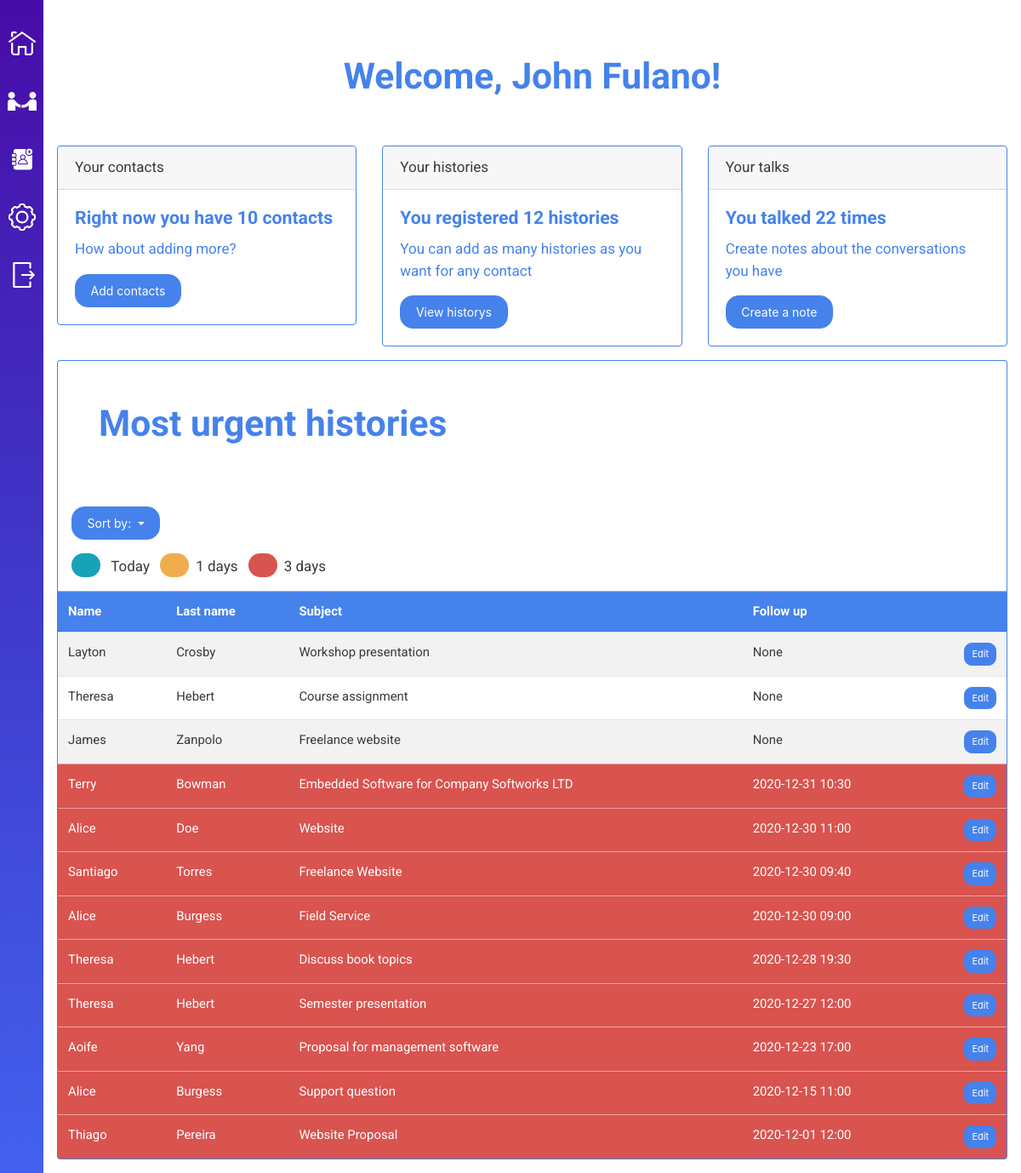
Page /dashboard?sortby=notUrgent (signed in) on the committed database.
### tables this page shows
CREATE TABLE historys (
	'history_id' INTEGER PRIMARY KEY AUTOINCREMENT NOT NULL,
	'subject' TEXT NOT NULL,
	'followup_datetime' TEXT,
	'user_id' INTEGER NOT NULL,
	'contact_id' INTEGER NOT NULL,
	FOREIGN KEY(user_id) REFERENCES users(user_id),
	FOREIGN KEY(contact_id) REFERENCES contacts(contact_id)
);

CREATE TABLE contacts (
	'contact_id' INTEGER PRIMARY KEY AUTOINCREMENT NOT NULL,
	'name' TEXT NOT NULL,
	'lastname' TEXT,
	'phone' INTEGER,
	'user_id' INTEGER NOT NULL,
	FOREIGN KEY(user_id) REFERENCES users(user_id)
);

### application.py (the view)
@app.route("/dashboard")
@login_required
def dashboard():
    contactCount = db.session.query(db.func.count(Contacts.contact_id)).filter_by(user_id = session["user_id"])
    for i in contactCount:
        if not i[0]:
            return render_template("maindash.html")
        else:
            contactCount = i[0]
    urgent = db.session.query(Historys.history_id, Historys.contact_id, Contacts.name, Contacts.lastname, Historys.subject, Historys.followup_datetime)\
        .join(Historys)\
        .filter_by(user_id = session["user_id"])\
        .filter(Historys.followup_datetime <= datetime.now().strftime("%Y-%m-%d %H:%M"))\
        .order_by(db.desc(Historys.followup_datetime))
    notUrgent = db.session.query(Historys.history_id, Historys.contact_id, Contacts.name, Contacts.lastname, Historys.subject, Historys.followup_datetime)\
        .join(Historys)\
        .filter_by(user_id = session["user_id"])\
        .filter(db.or_(Historys.followup_datetime >= datetime.now().strftime("%Y-%m-%d %H:%M"), Historys.followup_datetime == None))\
        .order_by(db.desc(Historys.followup_datetime))
    talksCount = db.session.query(db.func.count(Talks.talk_id)).join(Historys).filter_by(user_id = session["user_id"])
    table = []
    if not request.args.get("sortby") or request.args.get("sortby") == "urgent":
        for item in urgent:
            table.append(item)
        for item in notUrgent:
            table.append(item)
    else:
        for item in notUrgent:
            table.append(item)
        for item in urgent:
            table.append(item)
    for i in talksCount:
        talksCount = i[0]
    return render_template("maindash.html", urgentHistorys=table, contactCount=contactCount, talksCount=talksCount)

### application.py (called while the page is built)
@app.after_request
def after_request(response):
    response.headers["Cache-Control"] = "no-cache, no-store, must-revalidate"
    response.headers["Expires"] = 0
    response.headers["Pragma"] = "no-cache"
    return response

### utilities.py (called while the page is built)
def login_required(f):
    @wraps(f)
    def decorated_function(*args, **kwargs):
        if session.get("user_id") is None:
            flash("You must login first!", "warning") # Give user feedback
            return redirect("/")
        return f(*args, **kwargs)
    return decorated_function

### templates/maindash.html (shortened to what this page needs)
{% extends "dashboard.html" %}
{% block dashboard %}
    {% if session.username %}
    <div class="text-center p-5">
        <h1 class="text-primary">Welcome, {{ session.username }}!</h1>
    </div>
    {% else %}
    <div class="text-center p-5">
        <h1 class="text-primary">Welcome to the main dashboard</h1>
    </div>
    {% endif %}
    {% if contactCount %}
    <div class="row">
        <div class="col-sm">
            <div class="card border-primary mb-3">
                <div class="card-header">Your contacts</div>
                <div class="card-body text-primary">
                    {% if contactCount %}
                    <h5 class="card-title">Right now you have {{ contactCount }} contacts</h5>
                    <p class="card-text">How about adding more?</p>
                    {% else %}
                    <h5 class="card-title">You don't have contacts.</h5>
                    <p class="card-text">Add a contact to start</p>
                    {% endif %}
                    <a href="/contacts"><button class="btn btn-primary">Add contacts</button></a>
                </div>
            </div>
        </div>
        <div class="col-sm">
            <div class="card border-primary mb-3">
                <div class="card-header">Your histories</div>
                <div class="card-body text-primary">
                    {% if urgentHistorys | length != 0 %}
                    <h5 class="card-title">You registered {{ urgentHistorys | length }} histories</h5>
                    <p class="card-text">You can add as many histories as you want for any contact</p>
                    <a href="/historys"><button class="btn btn-primary">View historys</button></a>
                    {% else %}
                    <h5 class="card-title">You don't have historys</h5>
                    <p class="card-text">Create historys and notes to follow up with your businesses</p>
                    <a href="/historys"><button class="btn btn-primary">View historys</button></a>
                    {% endif %}
                </div>
            </div>
        </div>
        <div class="col-sm">
            <div class="card border-primary mb-3">
                <div class="card-header">Your talks</div>
                <div class="card-body text-primary">
                    {% if talksCount %}
                    <h5 class="card-title">You talked {{ talksCount }} times</h5>
                    <p class="card-text">Create notes about the conversations you have</p>
                    <a href="/historys"><button class="btn btn-primary">Create a note</button></a>
                    {% else %}
                    <h5 class="card-title">No talks, yet!</h5>
                    <p class="card-text">After your first note, this card will change</p>
                    <a href="/historys"><button class="btn btn-primary">Create a note</button></a>
                    {% endif %}
                </div>
            </div>
        </div>
    </div>
    <div class="p-5 border border-primary rounded-top border-bottom-0">
        <h1 class="text-primary">Most urgent histories</h1>
    </div>
    <div class="table-responsive border border-primary rounded-bottom border-top-0">
        <div class="dropdown m-3">
            <button class="btn btn-primary dropdown-toggle" type="button" id="dropdownMenuButton" data-toggle="dropdown" aria-haspopup="true" aria-expanded="false">
                Sort by:
            </button>
        </div>
        <div class="d-inline-block ml-3 mb-3">
            <span class="badge rounded-pill bg-info"><span class="invisible">.</span></span> <span class="ml-2 mr-2">Today</span>
            <span class="badge rounded-pill bg-warning"><span class="invisible">.</span></span><span class="ml-2 mr-2" id="warning-label">5 days</span>
            <span class="badge rounded-pill bg-danger"><span class="invisible">.</span></span><span class="ml-2 mr-2" id="danger-label">5 days</span>
        </div>
        <table class="table table-striped mb-0">
            <thead class="table-primary">
                <tr>
                    <th class="d-none">histID</th><th class="d-none">contID</th><th>Name</th><th>Last name</th><th>Subject</th><th>Follow up</th><th></th>
                </tr>
            </thead>
            <tbody>
                {% if urgentHistorys %}
                {% for item in urgentHistorys %}
                <tr>
                    <td>{{ item[2] }}</td>
                    <td>{{ item[3] }}</td>
                    <td>{{ item[4] }}</td>
                    {% if item[5] %}
                        <td>{{ item[5] }}</td>
                    {% else %}
                        <td>None</td>
                    {% endif %}
                    <td><button class="btn btn-primary btn-sm float-right">Edit</button></td>
                </tr>
                {% endfor %}
                {% else %}
                <td colspan="7" class="text-center">You have no historys. Start by adding <a href="/contacts">one</a>!</td>
                {% endif %}
            </tbody>
        </table>
    </div>
    {% endif %}
{% endblock %}

### static/css/styles.css (style rules this page uses)
body, p { font-family: 'Roboto', 'Lato', sans-serif; }

### rows in the picture
historys: name "Layton", lastname "Crosby", subject "Workshop presentation", shows "None"
historys: name "Theresa", lastname "Hebert", subject "Course assignment", shows "None"
historys: name "James", lastname "Zanpolo", subject "Freelance website", shows "None"
historys: name "Terry", lastname "Bowman", subject "Embedded Software for Company Softworks LTD", followup_datetime "2020-12-31 10:30"
historys: name "Alice", lastname "Doe", subject "Website", followup_datetime "2020-12-30 11:00"
historys: name "Santiago", lastname "Torres", subject "Freelance Website", followup_datetime "2020-12-30 09:40"
historys: name "Alice", lastname "Burgess", subject "Field Service", followup_datetime "2020-12-30 09:00"
historys: name "Theresa", lastname "Hebert", subject "Discuss book topics", followup_datetime "2020-12-28 19:30"
historys: name "Theresa", lastname "Hebert", subject "Semester presentation", followup_datetime "2020-12-27 12:00"
historys: name "Aoife", lastname "Yang", subject "Proposal for management software", followup_datetime "2020-12-23 17:00"
historys: name "Alice", lastname "Burgess", subject "Support question", followup_datetime "2020-12-15 11:00"
historys: name "Thiago", lastname "Pereira", subject "Website Proposal", followup_datetime "2020-12-01 12:00"

### other values in the picture
{{ session.username }} "John Fulano"
{{ contactCount }} "10"
{{ urgentHistorys | length }} "12"
{{ talksCount }} "22"
